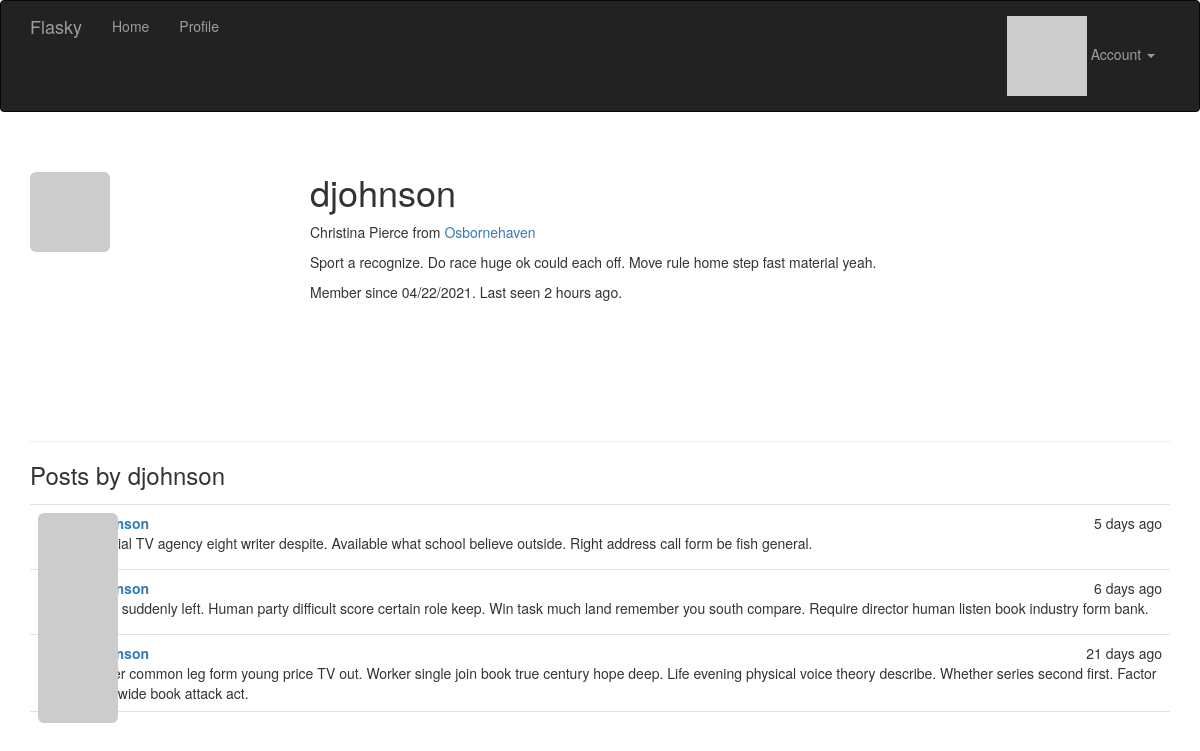
The app's page /user/djohnson (signed in) with its own data.
### app/models.py (models this page shows, shortened)
class User(UserMixin, db.Model):
    __tablename__ = 'users'
    id = db.Column(db.Integer, primary_key=True)
    username = db.Column(db.String(64), unique=True, index=True)
    email = db.Column(db.String(64), unique=True, index=True)  # 讓使用者可以用email 登入
    role_id = db.Column(db.Integer, db.ForeignKey('roles.id'))
    password_hash = db.Column(db.String(128))
    confirmed = db.Column(db.Boolean, default=False)  # 帳號確認狀態
    name = db.Column(db.String(64))  # 本名
    location = db.Column(db.String(64))
    about_me = db.Column(db.Text())
    member_since = db.Column(db.DateTime(), default=datetime.utcnow)  # 建立時間
    last_seen = db.Column(db.DateTime(), default=datetime.utcnow)  # 上次訪問時間
    avatar_hash = db.Column(db.String(32))  # 儲存頭像URL用
    posts = db.relationship('Post', backref='author', lazy='dynamic')
    @property  # property 是只能讀取的屬性特性
    def password(self):
        raise AttributeError('password is not a readable attribute')
    def can(self, perm):
        return self.role is not None and self.role.has_permission(perm)
    def is_administrator(self):
        return self.can(Permission.ADMIN)
    def ping(self):
        self.last_seen = datetime.utcnow()
        db.session.add(self)
    def gravatar(self, size=100, default='identicon', rating='g'):  # 產生gravatar的URL
        url = 'https://secure.gravatar.com/avatar'
        hash = self.avatar_hash or self.gravatar_hash()
        return f'{url}/{hash}?s={size}&d={default}&r={rating}'

class Post(db.Model):
    __tablename__ = 'posts'
    id = db.Column(db.Integer, primary_key=True)
    body = db.Column(db.Text)
    timestamp = db.Column(db.DateTime, index=True, default=datetime.utcnow)
    author_id = db.Column(db.Integer, db.ForeignKey('users.id'))

### app/main/views.py (the view)
@main.route('/user/<username>')
def user(username):
    user = User.query.filter_by(username=username).first_or_404()  # 若找不到user就跳404
    posts = user.posts.order_by(Post.timestamp.desc()).all()
    return render_template('user.html', user=user, posts=posts)  # 將user傳入模板 顯示訊息

### app/auth/views.py (called while the page is built)
@auth.before_app_request  # 註冊成全域的裝飾器
def before_request():
    if current_user.is_authenticated:  # 如果使用者有登入下的判斷
        current_user.ping()  # 每次都執行 更新上次登入時間
        if not current_user.confirmed and request.endpoint \
            and request.blueprint != 'auth' and request.endpoint != 'static':
            return redirect(url_for('auth.unconfirmed'))

### app/main/__init__.py (called while the page is built)
@main.app_context_processor
def inject_permissions():
    return dict(Permission=Permission)

### app/models.py (called while the page is built)
@login_manager.user_loader  # 向flask-login 註冊此函式
def load_user(user_id):
    return User.query.get(int(user_id))

    def has_permission(self, perm):
        return self.permissions & perm == perm

### app/templates/user.html (shortened to what this page needs)
{% extends "base.html" %}
{% import "_macros.html" as macros %}
{% block page_content %}
<div class="page-header">
    <img class="img-rounded profile-thumbnail" src="{{ user.gravatar(size=256) }}">
    <div class="profile-header">
        <h1>{{ user.username }}</h1>
        {% if user.name or user.location %}
        <p>
            {% if user.name %}
                {{ user.name }}
            {% endif %}
            {% if user.location %}
                from <a href="http://maps.google.com/?q={{ user.location }}">{{ user.location }}</a>
            {% endif %}
        </p>
        {% endif %}
        {% if user.about_me %}<p>{{ user.about_me }}</p>{% endif %}
        <p>Member since {{ moment(user.member_since).format('L') }}. Last seen {{ moment(user.last_seen).fromNow() }}.</p>
    </div>
</div>
<h3>Posts by {{ user.username }}</h3>
{% include '_posts.html' %}
{% endblock %}

### app/templates/_posts.html
<ul class="posts">
    {% for post in posts %}
    <li class="post">
        <div class="post-thumbnail">
            <a href="{{ url_for('.user', username=post.author.username) }}">
                <img class="img-rounded profile-thumbnail" src="{{ post.author.gravatar(size=40) }}">
            </a>
        </div>
        <div class="post-content">
            <div class="post-date">{{ moment(post.timestamp).fromNow() }}</div>
            <div class="post-author"><a href="{{ url_for('.user', username=post.author.username) }}">{{ post.author.username }}</a></div>
            <div class="post-body">{{ post.body }}</div>
        </div>
    </li>
    {% endfor %}
</ul>

### app/static/styles.css (style rules this page uses)
.profile-thumbnail { position: absolute; }
.profile-header { min-height: 260px; margin-left: 280px; }
ul.posts { list-style-type: none; padding: 0px; margin: 16px 0px 0px 0px; border-top: 1px solid #e0e0e0; }
ul.posts li.post { padding: 8px; border-bottom: 1px solid #e0e0e0; }
div.post-date { float: right; }
div.post-author { font-weight: bold; }
div.post-thumbnail { position: absolute; }
div.post-content { margin-left: 48px; min-height: 48px; }

### records on screen
User: username "djohnson", name "Christina Pierce", location "Osbornehaven", about_me "Sport a recognize. Do race huge ok could each off. Move rule home step fast material yeah.", member_since "04/22/2021", last_seen "2 hours ago"
Post: timestamp "5 days ago", body "Special TV agency eight writer despite. Available what school believe outside. Right address call form be fish general."
Post: timestamp "6 days ago", body "Rock suddenly left. Human party difficult score certain role keep. Win task much land remember you south compare. Require director human listen book industry form bank."
Post: timestamp "21 days ago", body "Matter common leg form young price TV out. Worker single join book true century hope deep. Life evening physical voice theory describe. Whether series second first. Factor drop wide book attack act."
